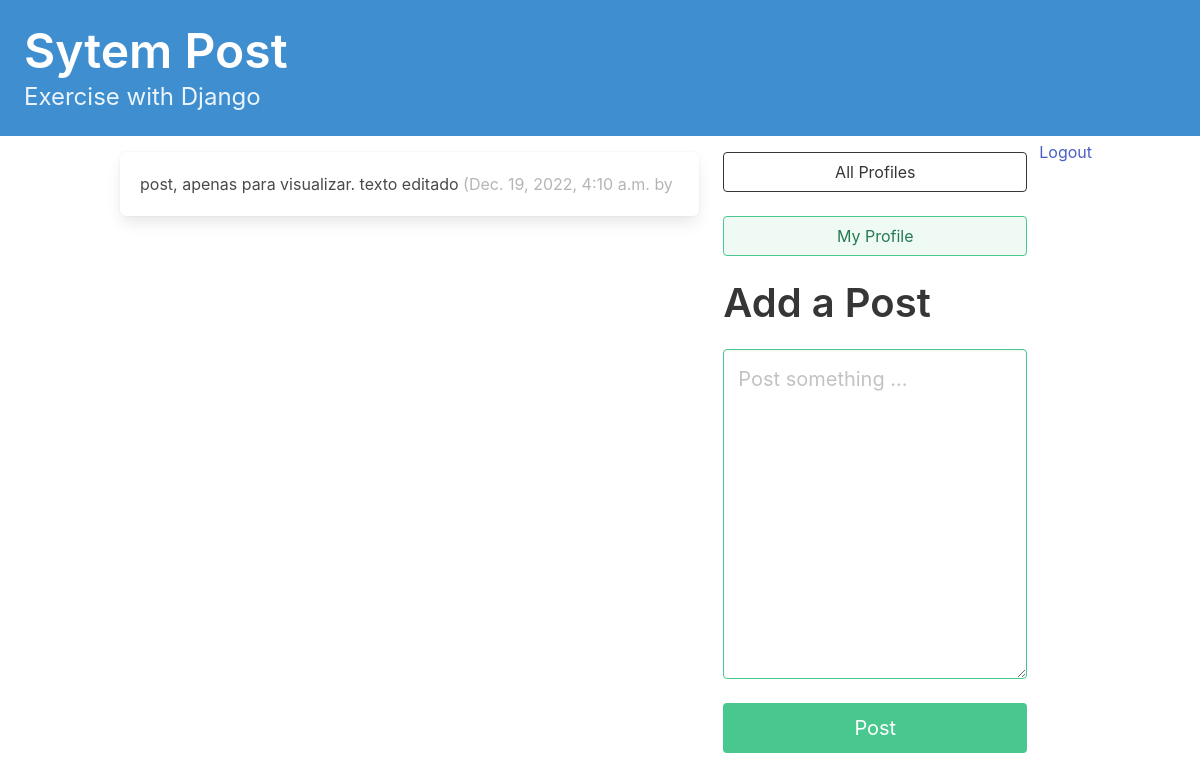
The app's page / (signed in) with its own data.
### accounts/models.py (models this page shows, shortened)
class System_Post(models.Model):
    user = models.ForeignKey(
        User, related_name="System_Post", on_delete=models.DO_NOTHING
    )
    body = models.CharField(max_length=140)
    created_at = models.DateTimeField(auto_now_add=True)

### accounts/views.py (the view, shortened to what this page needs)
# urls.py: path("", dashboard, name="dashboard"),
def dashboard(request):
    form = SystemForm()
    followed_pots = System_Post.objects.filter(user__profile__in=request.user.profile.follows.all()).order_by(
        "-created_at")
    return render(request, "system_list/dashboard.html", {"form": form, "post": followed_pots})

### accounts/forms.py
class SystemForm(forms.ModelForm):
    body = forms.CharField(required=True,
                           widget=forms.widgets.Textarea(
                               attrs={"placeholder": "Post something ...",
                                      "class": "textarea is-success is-medium",}
                           ),
                           label = "",)
    class Meta:
        model = System_Post
        exclude = ("user", )

### accounts/templates/system_list/dashboard.html (shortened to what this page needs)
{% extends 'base.html' %}
{% block content %}
<div class="column">
    {% for posts in post %}
        <div class="box">
            {{ posts.body }}
            <span class="is-small has-text-grey-light">
                ({{ posts.created_at }} by {{ pots.user.username }}
            </span>
        </div>
    {% endfor %}
</div>
<div class="column is-one-third">
     <div class="block">
        <a href="{% url 'System_Post:profile_list' %} ">
            <button class="button is-dark is-outlined is-fullwidth">
                All Profiles
            </button>
        </a>
    </div>
    <div class="block">
        <a href="{% url 'System_Post:profile' request.user.profile.id %} ">
            <button class="button is-success is-light is-outlined is-fullwidth">
                My Profile
            </button>
        </a>
    </div>
    <div class="block">
        <div class="block">
            <h2 class="title is-2">Add a Post</p>
        </div>
        <div class="block">
            <form method="post">
                {{ form.as_p }}
                <button class="button is-success is-fullwidth is-medium mt-5"
                        type="submit">Post
                </button>
            </form>
        </div>
    </div>
</div>
<div>
    {% if user.is_authenticated %}
        <a href="accounts/logout">Logout</a>
    {% else %}
        <a href="accounts/login">Login</a>
    {% endif %}
</div>
{% endblock content %}

### records on screen
System_Post: body "post, apenas para visualizar. texto editado", created_at "Dec. 19, 2022, 4:10 a.m."
